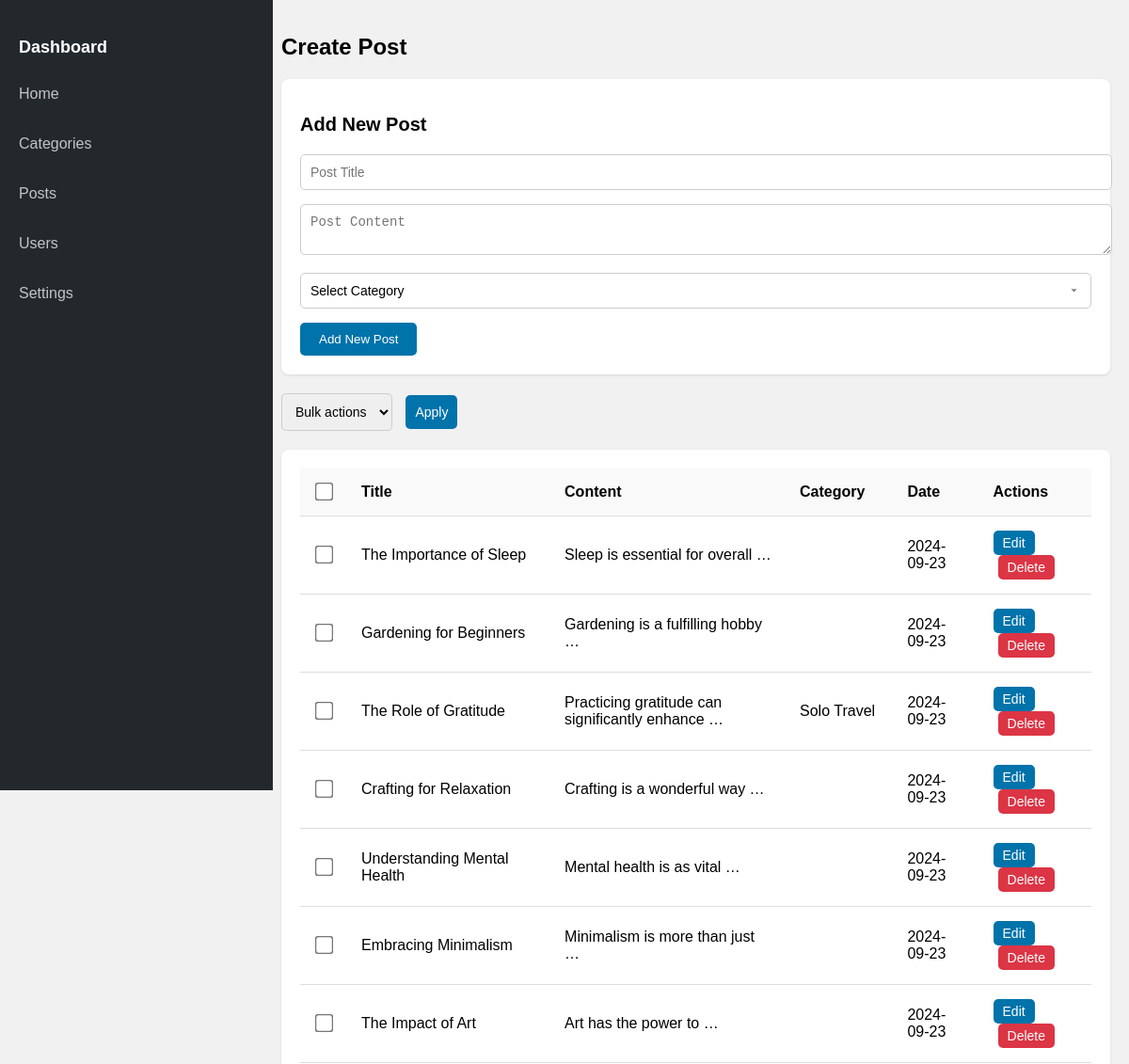
The app's page /posts/ (upper part), older data.
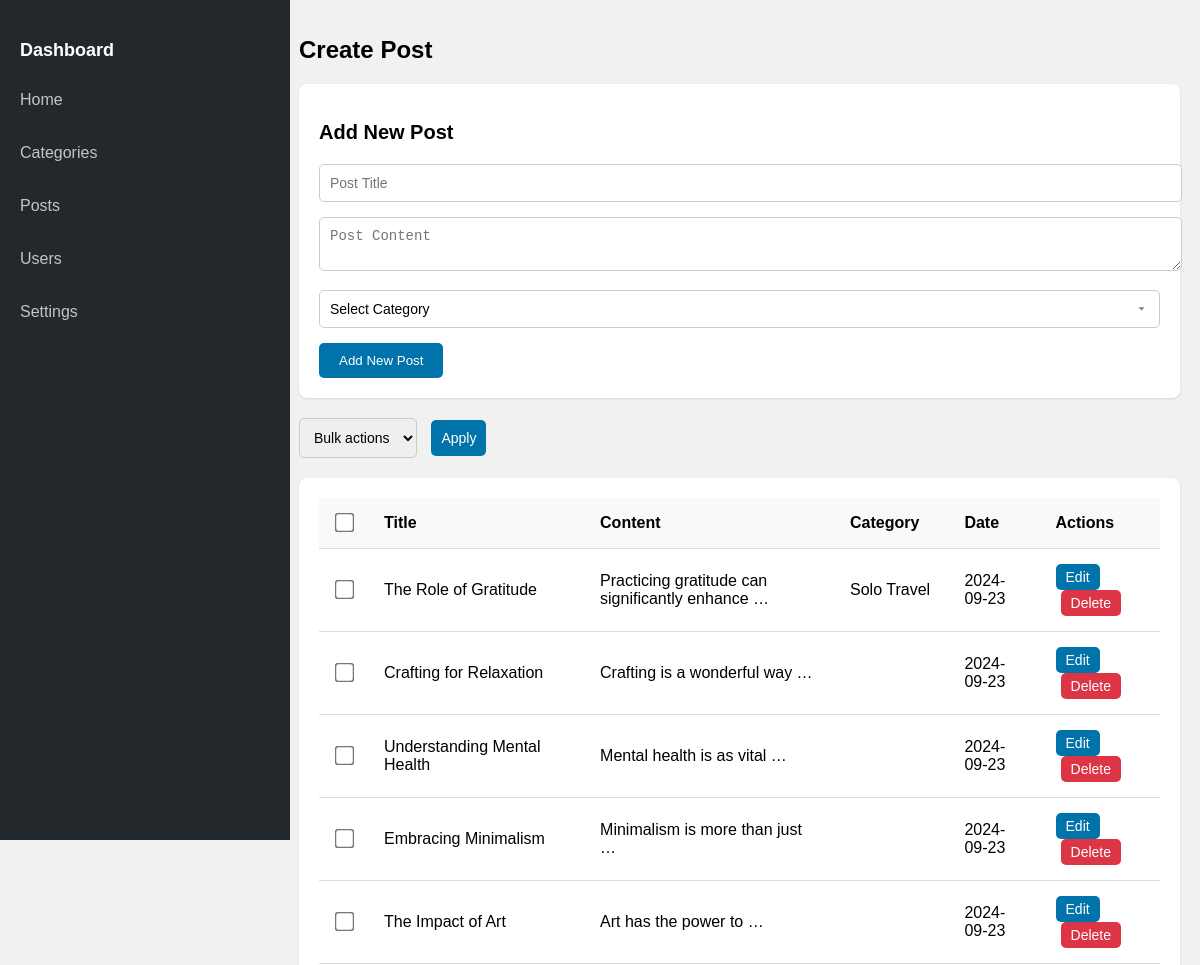
The same page, newer data.
### wpblog/models.py (models this page shows, shortened)
class Post(models.Model):
    title = models.CharField(max_length=200)
    content = models.TextField()
    category = models.ForeignKey(Category, on_delete=models.CASCADE, null=True, blank=True)
    created_at = models.DateTimeField(auto_now_add=True)

class Category(models.Model):
    name = models.CharField(max_length=100)
    description = models.TextField(blank=True, null=True)
    slug = models.SlugField(unique=True)
    created_at = models.DateTimeField(auto_now_add=True)
    updated_at = models.DateTimeField(auto_now=True)

### wpblog/views.py (the view, shortened to what this page needs)
# urls.py: path('posts/',views.post),
def post(request):
    categories = Category.objects.all()  # Get all categories
    posts = Post.objects.all()
    return render(request, 'post.html', {"posts": posts, "categories": categories})

### templates/post.html (shortened to what this page needs)
<!DOCTYPE html>
<html lang="en">
<head>
</head>
<body>
    <div class="sidebar">
      <h2>Dashboard</h2>
      <ul>
        <li><a href="/home">Home</a></li>
        <li><a href="/category">Categories</a></li>
        <li><a href="/posts">Posts</a></li>
        <li><a href="/users">Users</a></li>
       <li><a href="/settings">Settings</a></li>
      </ul>
    </div>
    <div class="content">
      <h1>Create Post</h1>
      <div class="form-container">
        <h2>Add New Post</h2>
        <form action="" method="post">
          <input name="title" type="text" placeholder="Post Title" required />
          <textarea name="content" placeholder="Post Content" required></textarea>
          <select name="category" >
            <option value="">Select Category</option>
          </select>
          <button type="submit">Add New Post</button>
        </form>
      </div>
      <div class="bulk-actions">
        <select id="bulkActionSelect">
          <option>Bulk actions</option>
        </select>
        <button id="apply-btn">Apply</button>
      </div>
      <div class="table-container">
        <table>
          <thead>
            <tr>
              <th><input id="selectAll" type="checkbox" /></th>
              <th>Title</th>
              <th>Content</th>
              <th>Category</th>
              <th>Date</th>
              <th>Actions</th>
            </tr>
          </thead>
          <tbody>
            {% if posts %}
              {% for post in posts %}
                <tr>
                  <td><input value="{{ post.id }}" class="itemCheckbox" name="options" type="checkbox" /></td>
                  <td>{{ post.title }}</td>
                  <td>{{ post.content | truncatewords:5 }}</td>
                  <td>{{ post.category.name }}</td>
                  <td>{{ post.created_at|date:"Y-m-d" }}</td>
                  <td>
                    <button class="action-button edit-button" onclick="window.location.href='/posts/edit/{{ post.id }}'">Edit</button>
                    <button class="action-button delete-button" onclick="deletepost([{{ post.id }}])">Delete</button>
                  </td>
                </tr>
              {% endfor %}
            {% else %}
              <tr>
                <td colspan="5">No data available.</td>
              </tr>
            {% endif %}
          </tbody>
        </table>
      </div>
    </div>
</body>
</html>

Row changes from the older to the newer data that the page shows:
removed Post: title "The Importance of Sleep", content "Sleep is essential for overall …", created_at "2024-09-23"
removed Post: title "Gardening for Beginners", content "Gardening is a fulfilling hobby …", created_at "2024-09-23"
